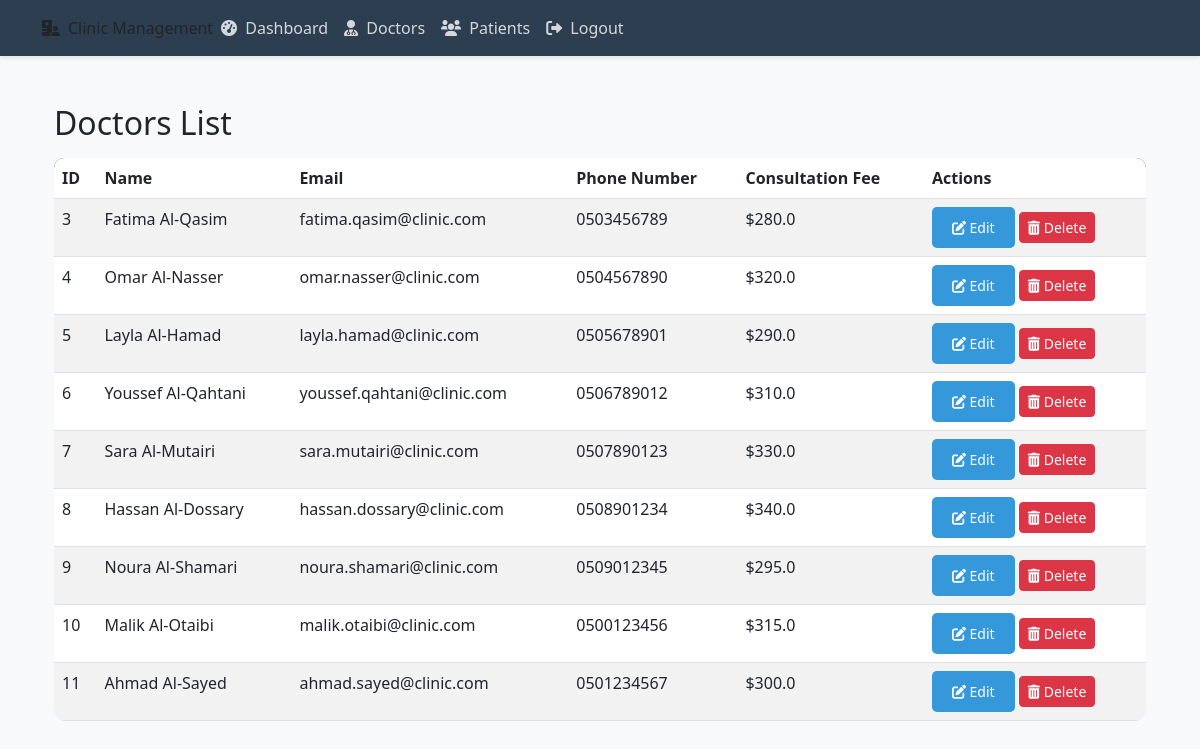
Page /admin/doctors (signed in) on the committed database.
### models.py (models this page shows)
class Doctor(db.Model):
    __tablename__ = 'doctors'
    id = db.Column(db.Integer, primary_key=True, autoincrement=True, comment='Doctor ID')
    first_name = db.Column(db.String(50), nullable=False, comment='First name')
    last_name = db.Column(db.String(50), nullable=False, comment='Last name')
    email = db.Column(db.String(120), unique=True, nullable=False, comment='Email address')
    phone_number = db.Column(db.String(20), nullable=False, comment='Phone number')
    password = db.Column(db.String(128), nullable=False, comment='Password')
    consultation_fee = db.Column(db.Float, nullable=False, comment='Consultation fee')
    created_at = db.Column(db.DateTime, server_default=db.func.now(), comment='Registration date')
    appointments = db.relationship('Appointment', backref='doctor_details')

### app.py (the view)
@app.route('/admin/doctors')
@login_required
def doctors_list():
    if current_user.role != 'admin':
        flash('You do not have permission to access this page.', 'danger')
        return redirect(url_for('login'))
    doctors = Doctor.query.all()
    form = DeleteDoctorForm()  # إنشاء نموذج الحذف
    return render_template('admin/doctors_list.html', doctors=doctors, form=form, current_year=datetime.now().year)

### app.py (called while the page is built)
@login_manager.user_loader
def load_user(user_id):
    return db.session.get(User, int(user_id))

### templates/admin/doctors_list.html (shortened to what this page needs)
{% extends 'base.html' %}
{% block content %}
<div class="container mt-5">
    <h2>Doctors List</h2>
    <table class="table table-striped mt-3">
        <thead>
            <tr>
                <th>ID</th>
                <th>Name</th>
                <th>Email</th>
                <th>Phone Number</th>
                <th>Consultation Fee</th>
                <th>Actions</th>
            </tr>
        </thead>
        <tbody>
            {% for doctor in doctors %}
            <tr>
                <td>{{ doctor.id }}</td>
                <td>{{ doctor.first_name }} {{ doctor.last_name }}</td>
                <td>{{ doctor.email }}</td>
                <td>{{ doctor.phone_number }}</td>
                <td>${{ doctor.consultation_fee }}</td>
                <td>
                    <a href="{{ url_for('edit_doctor', doctor_id=doctor.id) }}" class="btn btn-sm btn-primary">
                        <i class="fas fa-edit"></i> Edit
                    </a>
                    <form action="{{ url_for('delete_doctor', doctor_id=doctor.id) }}" method="POST" style="display:inline;">
                        <button type="submit" class="btn btn-sm btn-danger" onclick="return confirm('Are you sure you want to delete this doctor?');">
                            <i class="fas fa-trash-alt"></i> Delete
                        </button>
                    </form>
                </td>
            </tr>
            {% endfor %}
        </tbody>
    </table>
</div>
{% endblock %}

### templates/base.html (style rules this page uses)
:root { --primary-color: #2c3e50; --secondary-color: #3498db; --accent-color: #e74c3c; }
body { font-family: 'Segoe UI', Tahoma, Geneva, Verdana, sans-serif; background-color: #f8f9fa; }
.btn-primary { background-color: var(--secondary-color); border: none; padding: 10px 20px; border-radius: 5px; transition: all 0.3s ease; }
.table { background: white; border-radius: 10px; overflow: hidden; }
.table thead { background-color: var(--primary-color); color: white; }

### rows in the picture
Doctor: id "3", first_name "Fatima", last_name "Al-Qasim", email "fatima.qasim@clinic.com", phone_number "0503456789", consultation_fee "280.0"
Doctor: id "4", first_name "Omar", last_name "Al-Nasser", email "omar.nasser@clinic.com", phone_number "0504567890", consultation_fee "320.0"
Doctor: id "5", first_name "Layla", last_name "Al-Hamad", email "layla.hamad@clinic.com", phone_number "0505678901", consultation_fee "290.0"
Doctor: id "6", first_name "Youssef", last_name "Al-Qahtani", email "youssef.qahtani@clinic.com", phone_number "0506789012", consultation_fee "310.0"
Doctor: id "7", first_name "Sara", last_name "Al-Mutairi", email "sara.mutairi@clinic.com", phone_number "0507890123", consultation_fee "330.0"
Doctor: id "8", first_name "Hassan", last_name "Al-Dossary", email "hassan.dossary@clinic.com", phone_number "0508901234", consultation_fee "340.0"
Doctor: id "9", first_name "Noura", last_name "Al-Shamari", email "noura.shamari@clinic.com", phone_number "0509012345", consultation_fee "295.0"
Doctor: id "10", first_name "Malik", last_name "Al-Otaibi", email "malik.otaibi@clinic.com", phone_number "0500123456", consultation_fee "315.0"
Doctor: id "11", first_name "Ahmad", last_name "Al-Sayed", email "ahmad.sayed@clinic.com", phone_number "0501234567", consultation_fee "300.0"
